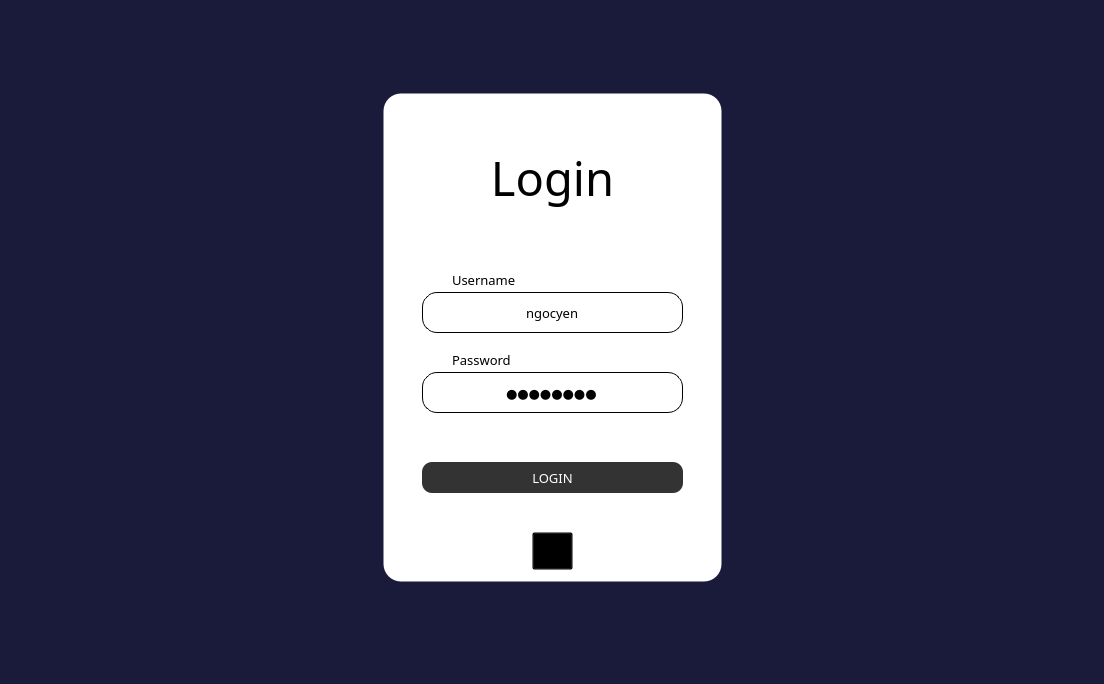
<?xml version="1.0" encoding="UTF-8"?>
<ui version="4.0">
 <class>mainWindow</class>
 <widget class="QMainWindow" name="mainWindow">
  <property name="geometry">
   <rect>
    <x>0</x>
    <y>0</y>
    <width>1104</width>
    <height>684</height>
   </rect>
  </property>
  <property name="windowTitle">
   <string extracomment="Application built and developed by PQY Team">PQY Store</string>
  </property>
  <property name="autoFillBackground">
   <bool>false</bool>
  </property>
  <property name="styleSheet">
   <string notr="true">*{
	color: #000;
}

#centralwidget {
        background-color: #1A1B3A; 
        background-repeat: no-repeat; 
        background-position: center;
    }
#label{
	color: #000000;
	font-family: Comfortaa;
}
#border, #border_2{
	background-color: #ffffff;
	border-width: 3px;
	border-radius: 19px;
	border-color: transparent;
	border-style: solid;
}

QLineEdit{
	background-color: transparent;
	border :1px;
	border-style:solid;
	border-radius: 15px;
	gridline-color: #000;
	color: #000;
	border-color: #000;
	gridline-color: #000;
	font: 10pt &quot;Comfortaa&quot;;
	
}

#user, #passw{
	font-family: Comfortaa;
	font-size: 10pt;
}

#login{
font: 10pt &quot;Comfortaa&quot;;
border-style:solid;
border-radius: 10px;
background-color: #333;
color: #fff;
}

#status{
	color: #fff;
	font: 10pt Comfortaa
}

#label, #label_2{
	font: 10pt Comforta;
	color: #555;
}
#close_btn, #widget_close QPushButton{
	background-color: transparent;
}</string>
  </property>
  <property name="iconSize">
   <size>
    <width>22</width>
    <height>22</height>
   </size>
  </property>
  <widget class="QWidget" name="centralwidget">
   <layout class="QHBoxLayout" name="horizontalLayout">
    <item>
     <spacer name="horizontalSpacer">
      <property name="orientation">
       <enum>Qt::Horizontal</enum>
      </property>
      <property name="sizeHint" stdset="0">
       <size>
        <width>40</width>
        <height>20</height>
       </size>
      </property>
     </spacer>
    </item>
    <item>
     <widget class="QWidget" name="widget_2" native="true">
      <layout class="QVBoxLayout" name="verticalLayout_2">
       <item>
        <spacer name="verticalSpacer_3">
         <property name="orientation">
          <enum>Qt::Vertical</enum>
         </property>
         <property name="sizeHint" stdset="0">
          <size>
           <width>20</width>
           <height>63</height>
          </size>
         </property>
        </spacer>
       </item>
       <item>
        <widget class="QWidget" name="widget_4" native="true">
         <property name="minimumSize">
          <size>
           <width>500</width>
           <height>500</height>
          </size>
         </property>
         <widget class="QLabel" name="border">
          <property name="enabled">
           <bool>false</bool>
          </property>
          <property name="geometry">
           <rect>
            <x>80</x>
            <y>0</y>
            <width>341</width>
            <height>491</height>
           </rect>
          </property>
          <property name="sizePolicy">
           <sizepolicy hsizetype="Preferred" vsizetype="Preferred">
            <horstretch>0</horstretch>
            <verstretch>0</verstretch>
           </sizepolicy>
          </property>
          <property name="styleSheet">
           <string notr="true"/>
          </property>
          <property name="text">
           <string/>
          </property>
         </widget>
         <widget class="QLineEdit" name="username">
          <property name="geometry">
           <rect>
            <x>120</x>
            <y>200</y>
            <width>261</width>
            <height>41</height>
           </rect>
          </property>
          <property name="font">
           <font>
            <family>Comfortaa</family>
            <pointsize>10</pointsize>
            <weight>50</weight>
            <italic>false</italic>
            <bold>false</bold>
           </font>
          </property>
          <property name="styleSheet">
           <string notr="true"/>
          </property>
          <property name="text">
           <string>ngocyen</string>
          </property>
          <property name="frame">
           <bool>false</bool>
          </property>
          <property name="alignment">
           <set>Qt::AlignCenter</set>
          </property>
         </widget>
         <widget class="QPushButton" name="login">
          <property name="enabled">
           <bool>true</bool>
          </property>
          <property name="geometry">
           <rect>
            <x>120</x>
            <y>370</y>
            <width>261</width>
            <height>31</height>
           </rect>
          </property>
          <property name="font">
           <font>
            <family>Comfortaa</family>
            <pointsize>10</pointsize>
            <weight>50</weight>
            <italic>false</italic>
            <bold>false</bold>
            <kerning>true</kerning>
           </font>
          </property>
          <property name="cursor">
           <cursorShape>PointingHandCursor</cursorShape>
          </property>
          <property name="toolTipDuration">
           <number>-6</number>
          </property>
          <property name="styleSheet">
           <string notr="true"/>
          </property>
          <property name="text">
           <string>LOGIN</string>
          </property>
          <property name="shortcut">
           <string notr="true">Return</string>
          </property>
         </widget>
         <widget class="QLabel" name="title">
          <property name="geometry">
           <rect>
            <x>80</x>
            <y>10</y>
            <width>341</width>
            <height>151</height>
           </rect>
          </property>
          <property name="font">
           <font>
            <family>Comfortaa</family>
            <pointsize>35</pointsize>
            <weight>50</weight>
            <italic>false</italic>
            <bold>false</bold>
           </font>
          </property>
          <property name="styleSheet">
           <string notr="true"/>
          </property>
          <property name="text">
           <string>Login</string>
          </property>
          <property name="alignment">
           <set>Qt::AlignCenter</set>
          </property>
         </widget>
         <widget class="QPushButton" name="showPassword">
          <property name="enabled">
           <bool>true</bool>
          </property>
          <property name="geometry">
           <rect>
            <x>345</x>
            <y>280</y>
            <width>30</width>
            <height>41</height>
           </rect>
          </property>
          <property name="cursor">
           <cursorShape>PointingHandCursor</cursorShape>
          </property>
          <property name="toolTipDuration">
           <number>-5</number>
          </property>
          <property name="styleSheet">
           <string notr="true">border-radius: 5px;
border-style:solid;</string>
          </property>
          <property name="text">
           <string/>
          </property>
          <property name="icon">
           <iconset>
            <normaloff>../Image/eye-slash-solid.svg</normaloff>
            <normalon>../Image/eye-solid.svg</normalon>../Image/eye-slash-solid.svg</iconset>
          </property>
          <property name="iconSize">
           <size>
            <width>20</width>
            <height>20</height>
           </size>
          </property>
          <property name="shortcut">
           <string>Ctrl+H</string>
          </property>
          <property name="checkable">
           <bool>true</bool>
          </property>
          <property name="checked">
           <bool>true</bool>
          </property>
         </widget>
         <widget class="QLabel" name="status">
          <property name="geometry">
           <rect>
            <x>120</x>
            <y>340</y>
            <width>261</width>
            <height>20</height>
           </rect>
          </property>
          <property name="styleSheet">
           <string notr="true">color: rgb(255, 0, 0);</string>
          </property>
          <property name="text">
           <string/>
          </property>
          <property name="alignment">
           <set>Qt::AlignCenter</set>
          </property>
         </widget>
         <widget class="QLineEdit" name="password">
          <property name="geometry">
           <rect>
            <x>120</x>
            <y>280</y>
            <width>261</width>
            <height>41</height>
           </rect>
          </property>
          <property name="font">
           <font>
            <family>Comfortaa</family>
            <pointsize>10</pointsize>
            <weight>50</weight>
            <italic>false</italic>
            <bold>false</bold>
           </font>
          </property>
          <property name="styleSheet">
           <string notr="true"/>
          </property>
          <property name="inputMethodHints">
           <set>Qt::ImhNoAutoUppercase|Qt::ImhNoPredictiveText|Qt::ImhSensitiveData</set>
          </property>
          <property name="text">
           <string>08062000</string>
          </property>
          <property name="frame">
           <bool>false</bool>
          </property>
          <property name="echoMode">
           <enum>QLineEdit::PasswordEchoOnEdit</enum>
          </property>
          <property name="alignment">
           <set>Qt::AlignCenter</set>
          </property>
          <property name="clearButtonEnabled">
           <bool>false</bool>
          </property>
         </widget>
         <widget class="QLabel" name="user">
          <property name="geometry">
           <rect>
            <x>150</x>
            <y>180</y>
            <width>181</width>
            <height>16</height>
           </rect>
          </property>
          <property name="text">
           <string>Username</string>
          </property>
         </widget>
         <widget class="QLabel" name="ic_user">
          <property name="geometry">
           <rect>
            <x>130</x>
            <y>208</y>
            <width>25</width>
            <height>25</height>
           </rect>
          </property>
          <property name="text">
           <string/>
          </property>
          <property name="pixmap">
           <pixmap>../Image/user-large-solid.svg</pixmap>
          </property>
          <property name="scaledContents">
           <bool>true</bool>
          </property>
          <property name="alignment">
           <set>Qt::AlignCenter</set>
          </property>
          <property name="wordWrap">
           <bool>false</bool>
          </property>
         </widget>
         <widget class="QLabel" name="ic_pw">
          <property name="geometry">
           <rect>
            <x>125</x>
            <y>287</y>
            <width>27</width>
            <height>27</height>
           </rect>
          </property>
          <property name="text">
           <string/>
          </property>
          <property name="pixmap">
           <pixmap>../Image/icons8-lock-26.png</pixmap>
          </property>
          <property name="scaledContents">
           <bool>true</bool>
          </property>
          <property name="alignment">
           <set>Qt::AlignCenter</set>
          </property>
         </widget>
         <widget class="QLabel" name="passw">
          <property name="geometry">
           <rect>
            <x>150</x>
            <y>260</y>
            <width>181</width>
            <height>16</height>
           </rect>
          </property>
          <property name="text">
           <string>Password</string>
          </property>
         </widget>
         <widget class="QLabel" name="label">
          <property name="geometry">
           <rect>
            <x>120</x>
            <y>210</y>
            <width>261</width>
            <height>21</height>
           </rect>
          </property>
          <property name="alignment">
           <set>Qt::AlignCenter</set>
          </property>
         </widget>
         <widget class="QLabel" name="label_2">
          <property name="geometry">
           <rect>
            <x>120</x>
            <y>290</y>
            <width>261</width>
            <height>21</height>
           </rect>
          </property>
          <property name="alignment">
           <set>Qt::AlignCenter</set>
          </property>
         </widget>
         <widget class="QPushButton" name="close_btn">
          <property name="geometry">
           <rect>
            <x>230</x>
            <y>440</y>
            <width>41</width>
            <height>38</height>
           </rect>
          </property>
          <property name="text">
           <string/>
          </property>
          <property name="icon">
           <iconset>
            <normaloff>../icons/power-black.svg</normaloff>../icons/power-black.svg</iconset>
          </property>
          <property name="iconSize">
           <size>
            <width>30</width>
            <height>30</height>
           </size>
          </property>
          <property name="shortcut">
           <string>Esc</string>
          </property>
         </widget>
         <widget class="QWidget" name="widget_close" native="true">
          <property name="enabled">
           <bool>true</bool>
          </property>
          <property name="geometry">
           <rect>
            <x>420</x>
            <y>0</y>
            <width>511</width>
            <height>491</height>
           </rect>
          </property>
          <property name="sizePolicy">
           <sizepolicy hsizetype="Fixed" vsizetype="Fixed">
            <horstretch>0</horstretch>
            <verstretch>0</verstretch>
           </sizepolicy>
          </property>
          <property name="minimumSize">
           <size>
            <width>500</width>
            <height>400</height>
           </size>
          </property>
          <widget class="QLabel" name="border_2">
           <property name="enabled">
            <bool>false</bool>
           </property>
           <property name="geometry">
            <rect>
             <x>100</x>
             <y>208</y>
             <width>301</width>
             <height>101</height>
            </rect>
           </property>
           <property name="sizePolicy">
            <sizepolicy hsizetype="Fixed" vsizetype="Fixed">
             <horstretch>0</horstretch>
             <verstretch>0</verstretch>
            </sizepolicy>
           </property>
           <property name="minimumSize">
            <size>
             <width>100</width>
             <height>100</height>
            </size>
           </property>
           <property name="styleSheet">
            <string notr="true"/>
           </property>
           <property name="text">
            <string/>
           </property>
          </widget>
          <widget class="QLabel" name="label_3">
           <property name="geometry">
            <rect>
             <x>160</x>
             <y>210</y>
             <width>231</width>
             <height>51</height>
            </rect>
           </property>
           <property name="font">
            <font>
             <pointsize>20</pointsize>
            </font>
           </property>
           <property name="text">
            <string>Close</string>
           </property>
           <property name="alignment">
            <set>Qt::AlignCenter</set>
           </property>
          </widget>
          <widget class="QPushButton" name="yes_btn">
           <property name="geometry">
            <rect>
             <x>220</x>
             <y>260</y>
             <width>41</width>
             <height>38</height>
            </rect>
           </property>
           <property name="text">
            <string/>
           </property>
           <property name="icon">
            <iconset>
             <normaloff>../icons/check-black.svg</normaloff>../icons/check-black.svg</iconset>
           </property>
           <property name="iconSize">
            <size>
             <width>30</width>
             <height>30</height>
            </size>
           </property>
          </widget>
          <widget class="QPushButton" name="no_btn">
           <property name="geometry">
            <rect>
             <x>290</x>
             <y>260</y>
             <width>41</width>
             <height>38</height>
            </rect>
           </property>
           <property name="text">
            <string/>
           </property>
           <property name="icon">
            <iconset>
             <normaloff>../icons/x-black.svg</normaloff>../icons/x-black.svg</iconset>
           </property>
           <property name="iconSize">
            <size>
             <width>30</width>
             <height>30</height>
            </size>
           </property>
          </widget>
          <widget class="QLabel" name="icon_emotion">
           <property name="geometry">
            <rect>
             <x>130</x>
             <y>225</y>
             <width>71</width>
             <height>71</height>
            </rect>
           </property>
           <property name="text">
            <string/>
           </property>
           <property name="pixmap">
            <pixmap>../Image/sad.png</pixmap>
           </property>
           <property name="scaledContents">
            <bool>true</bool>
           </property>
          </widget>
         </widget>
         <zorder>border</zorder>
         <zorder>title</zorder>
         <zorder>status</zorder>
         <zorder>user</zorder>
         <zorder>passw</zorder>
         <zorder>label</zorder>
         <zorder>label_2</zorder>
         <zorder>username</zorder>
         <zorder>password</zorder>
         <zorder>showPassword</zorder>
         <zorder>login</zorder>
         <zorder>close_btn</zorder>
         <zorder>ic_user</zorder>
         <zorder>ic_pw</zorder>
         <zorder>widget_close</zorder>
        </widget>
       </item>
       <item>
        <spacer name="verticalSpacer_4">
         <property name="orientation">
          <enum>Qt::Vertical</enum>
         </property>
         <property name="sizeHint" stdset="0">
          <size>
           <width>20</width>
           <height>63</height>
          </size>
         </property>
        </spacer>
       </item>
      </layout>
     </widget>
    </item>
    <item>
     <spacer name="horizontalSpacer_2">
      <property name="orientation">
       <enum>Qt::Horizontal</enum>
      </property>
      <property name="sizeHint" stdset="0">
       <size>
        <width>40</width>
        <height>20</height>
       </size>
      </property>
     </spacer>
    </item>
   </layout>
  </widget>
 </widget>
 <resources/>
 <connections/>
</ui>
